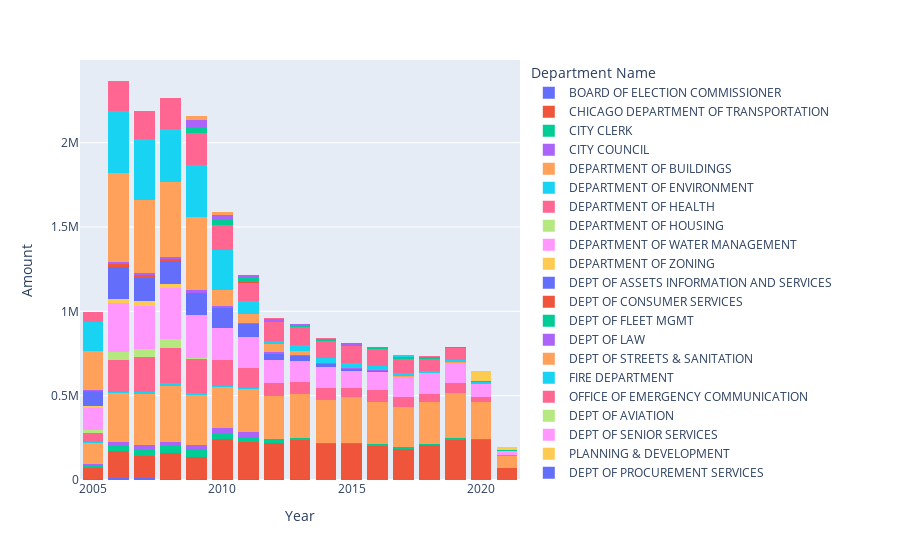

Source (notebook cell):
### Code cell
fig = px.bar(df_year_s, x="Year", y="Amount", color="Department_Name", barmode = 'stack')

fig.update_traces(marker_line_width=0)
fig.show()

### Figure 1 — Plotly figure (JSON) as saved in the notebook; plotly's stock layout.template omitted (floating-point values rounded to 4 significant figures; data arrays with more than 128 entries replaced by an {"elided": "..."} marker saying what was removed)
{"data": [{"alignmentgroup": "True", "hovertemplate": "Department Name=BOARD OF ELECTION COMMISSIONER<br>Year=%{x}<br>Amount=%{y}<extra></extra>", "legendgroup": "BOARD OF ELECTION COMMISSIONER", "marker": {"color": "#636efa", "line": {"width": 0}}, "name": "BOARD OF ELECTION COMMISSIONER", "offsetgroup": "BOARD OF ELECTION COMMISSIONER", "orientation": "v", "showlegend": true, "textposition": "auto", "type": "bar", "x": ["2005-01-01T00:00:00", "2005-01-01T00:00:00", "2005-01-01T00:00:00", "2005-01-01T00:00:00", "2006-01-01T00:00:00", "2006-01-01T00:00:00", "2006-01-01T00:00:00", "2006-01-01T00:00:00", "2007-01-01T00:00:00", "2007-01-01T00:00:00", "2007-01-01T00:00:00", "2007-01-01T00:00:00", "2008-01-01T00:00:00", "2008-01-01T00:00:00", "2008-01-01T00:00:00", "2008-01-01T00:00:00", "2008-01-01T00:00:00", "2009-01-01T00:00:00", "2009-01-01T00:00:00", "2009-01-01T00:00:00", "2009-01-01T00:00:00", "2009-01-01T00:00:00", "2010-01-01T00:00:00", "2010-01-01T00:00:00", "2010-01-01T00:00:00", "2010-01-01T00:00:00", "2010-01-01T00:00:00", "2011-01-01T00:00:00", "2011-01-01T00:00:00", "2011-01-01T00:00:00", "2011-01-01T00:00:00", "2012-01-01T00:00:00", "2012-01-01T00:00:00", "2012-01-01T00:00:00", "2012-01-01T00:00:00", "2013-01-01T00:00:00", "2013-01-01T00:00:00", "2014-01-01T00:00:00", "2014-01-01T00:00:00", "2015-01-01T00:00:00", "2016-01-01T00:00:00", "2017-01-01T00:00:00", "2019-01-01T00:00:00"], "xaxis": "x", "y": [2021.0, 751.1, 622.7, 893.4, 4017.0, 1525.0, 2319.0, 1595.0, 3418.0, 1848.0, 2017.0, 1829.0, 1514.0, 521.8, 1271.0, 1530.0, 1782.0, 2000.0, 111.2, 2526.0, 1412.0, 1616.0, 32.25, 1828.0, 641, 1500.0, 212.5, 394.2, 1650.0, 393.3, 1125.0, 4.44, 2113.0, 890.4, 1246, 402.5, 3032.0, 14.56, 2163.0, 910.6, 1963.0, 1087.0, 0], "yaxis": "y"}, {"alignmentgroup": "True", "hovertemplate": "Department Name=CHICAGO DEPARTMENT OF TRANSPORTATION<br>Year=%{x}<br>Amount=%{y}<extra></extra>", "legendgroup": "CHICAGO DEPARTMENT OF TRANSPORTATION", "marker": {"color": "#EF553B", "line": {"width": 0}}, "name": "CHICAGO DEPARTMENT OF TRANSPORTATION", "offsetgroup": "CHICAGO DEPARTMENT OF TRANSPORTATION", "orientation": "v", "showlegend": true, "textposition": "auto", "type": "bar", "x": {"elided": "327 str values"}, "xaxis": "x", "y": {"elided": "327 float values"}, "yaxis": "y"}, {"alignmentgroup": "True", "hovertemplate": "Department Name=CITY CLERK<br>Year=%{x}<br>Amount=%{y}<extra></extra>", "legendgroup": "CITY CLERK", "marker": {"color": "#00cc96", "line": {"width": 0}}, "name": "CITY CLERK", "offsetgroup": "CITY CLERK", "orientation": "v", "showlegend": true, "textposition": "auto", "type": "bar", "x": ["2005-01-01T00:00:00", "2005-01-01T00:00:00", "2005-01-01T00:00:00", "2005-01-01T00:00:00", "2005-01-01T00:00:00", "2005-01-01T00:00:00", "2006-01-01T00:00:00", "2006-01-01T00:00:00", "2006-01-01T00:00:00", "2006-01-01T00:00:00", "2006-01-01T00:00:00", "2006-01-01T00:00:00", "2007-01-01T00:00:00", "2007-01-01T00:00:00", "2007-01-01T00:00:00", "2007-01-01T00:00:00", "2007-01-01T00:00:00", "2007-01-01T00:00:00", "2008-01-01T00:00:00", "2008-01-01T00:00:00", "2008-01-01T00:00:00", "2008-01-01T00:00:00", "2008-01-01T00:00:00", "2008-01-01T00:00:00", "2009-01-01T00:00:00", "2009-01-01T00:00:00", "2009-01-01T00:00:00", "2009-01-01T00:00:00", "2009-01-01T00:00:00", "2009-01-01T00:00:00", "2009-01-01T00:00:00", "2009-01-01T00:00:00", "2010-01-01T00:00:00", "2010-01-01T00:00:00", "2010-01-01T00:00:00", "2010-01-01T00:00:00", "2010-01-01T00:00:00", "2010-01-01T00:00:00", "2011-01-01T00:00:00", "2011-01-01T00:00:00", "2011-01-01T00:00:00", "2011-01-01T00:00:00", "2011-01-01T00:00:00", "2011-01-01T00:00:00", "2012-01-01T00:00:00", "2012-01-01T00:00:00", "2012-01-01T00:00:00", "2012-01-01T00:00:00", "2012-01-01T00:00:00", "2013-01-01T00:00:00", "2013-01-01T00:00:00", "2013-01-01T00:00:00", "2014-01-01T00:00:00", "2014-01-01T00:00:00", "2014-01-01T00:00:00", "2015-01-01T00:00:00", "2015-01-01T00:00:00", "2016-01-01T00:00:00", "2016-01-01T00:00:00", "2016-01-01T00:00:00", "2017-01-01T00:00:00", "2017-01-01T00:00:00", "2017-01-01T00:00:00", "2018-01-01T00:00:00", "2019-01-01T00:00:00", "2020-01-01T00:00:00", "2021-01-01T00:00:00"], "xaxis": "x", "y": [8582.0, 53.87, 1433.0, 1600, 1600, 1600, 13850.0, 723.8, 4008.0, 3541.0, 3954.0, 4109.0, 13710.0, 3856.0, 4043.0, 3647.0, 4141.0, 4124.0, 17010.0, 4672.0, 5132.0, 4962.0, 4157.0, 4893.0, 21630.0, 5068.0, 801.9, 414.2, 4605.0, 5459.0, 3805.0, 3549.0, 974.0, 5149.0, 13550.0, 4601.0, 5196.0, 4318.0, 5238.0, 779.2, 14770.0, 2596.0, 5316.0, 4258.0, 4958.0, 704.3, 10330.0, 4056.0, 1858.0, 1952.0, 6037.0, 3833.0, 228.8, 3532.0, 3654.0, 2627.0, 3370.0, 5094.0, 131.2, 2896.0, 8485.0, 55.08, 243.5, 7661.0, 9958.0, 5814.0, 3546.0], "yaxis": "y"}, {"alignmentgroup": "True", "hovertemplate": "Department Name=CITY COUNCIL<br>Year=%{x}<br>Amount=%{y}<extra></extra>", "legendgroup": "CITY COUNCIL", "marker": {"color": "#ab63fa", "line": {"width": 0}}, "name": "CITY COUNCIL", "offsetgroup": "CITY COUNCIL", "orientation": "v", "showlegend": true, "textposition": "auto", "type": "bar", "x": ["2005-01-01T00:00:00", "2005-01-01T00:00:00", "2006-01-01T00:00:00", "2006-01-01T00:00:00", "2007-01-01T00:00:00", "2007-01-01T00:00:00", "2008-01-01T00:00:00", "2008-01-01T00:00:00", "2009-01-01T00:00:00", "2009-01-01T00:00:00", "2009-01-01T00:00:00", "2010-01-01T00:00:00", "2010-01-01T00:00:00", "2010-01-01T00:00:00", "2011-01-01T00:00:00", "2011-01-01T00:00:00", "2011-01-01T00:00:00", "2012-01-01T00:00:00", "2012-01-01T00:00:00"], "xaxis": "x", "y": [4215.0, 4907.0, 11540.0, 14450.0, 8506.0, 18310.0, 8203.0, 19810.0, 700, 7602.0, 19210.0, 4200, 7132.0, 19110.0, 4068.0, 4542.0, 17770.0, 545.0, 2100], "yaxis": "y"}, {"alignmentgroup": "True", "hovertemplate": "Department Name=DEPARTMENT OF BUILDINGS<br>Year=%{x}<br>Amount=%{y}<extra></extra>", "legendgroup": "DEPARTMENT OF BUILDINGS", "marker": {"color": "#FFA15A", "line": {"width": 0}}, "name": "DEPARTMENT OF BUILDINGS", "offsetgroup": "DEPARTMENT OF BUILDINGS", "orientation": "v", "showlegend": true, "textposition": "auto", "type": "bar", "x": {"elided": "208 str values"}, "xaxis": "x", "y": {"elided": "208 float values"}, "yaxis": "y"}, {"alignmentgroup": "True", "hovertemplate": "Department Name=DEPARTMENT OF ENVIRONMENT<br>Year=%{x}<br>Amount=%{y}<extra></extra>", "legendgroup": "DEPARTMENT OF ENVIRONMENT", "marker": {"color": "#19d3f3", "line": {"width": 0}}, "name": "DEPARTMENT OF ENVIRONMENT", "offsetgroup": "DEPARTMENT OF ENVIRONMENT", "orientation": "v", "showlegend": true, "textposition": "auto", "type": "bar", "x": ["2005-01-01T00:00:00", "2005-01-01T00:00:00", "2005-01-01T00:00:00", "2005-01-01T00:00:00", "2005-01-01T00:00:00", "2005-01-01T00:00:00", "2005-01-01T00:00:00", "2005-01-01T00:00:00", "2005-01-01T00:00:00", "2005-01-01T00:00:00", "2005-01-01T00:00:00", "2005-01-01T00:00:00", "2006-01-01T00:00:00", "2006-01-01T00:00:00", "2006-01-01T00:00:00", "2006-01-01T00:00:00", "2006-01-01T00:00:00", "2006-01-01T00:00:00", "2006-01-01T00:00:00", "2006-01-01T00:00:00", "2007-01-01T00:00:00", "2007-01-01T00:00:00", "2007-01-01T00:00:00", "2007-01-01T00:00:00", "2007-01-01T00:00:00", "2007-01-01T00:00:00", "2007-01-01T00:00:00", "2007-01-01T00:00:00", "2008-01-01T00:00:00", "2008-01-01T00:00:00", "2008-01-01T00:00:00", "2008-01-01T00:00:00", "2008-01-01T00:00:00", "2009-01-01T00:00:00", "2009-01-01T00:00:00", "2009-01-01T00:00:00", "2009-01-01T00:00:00", "2009-01-01T00:00:00", "2009-01-01T00:00:00", "2010-01-01T00:00:00", "2010-01-01T00:00:00", "2010-01-01T00:00:00", "2010-01-01T00:00:00", "2010-01-01T00:00:00", "2010-01-01T00:00:00", "2010-01-01T00:00:00", "2011-01-01T00:00:00", "2011-01-01T00:00:00", "2011-01-01T00:00:00", "2011-01-01T00:00:00"], "xaxis": "x", "y": [113.5, 56.02, 31.53, 22.31, 255.5, 98.46, 413.9, 121.1, 12.96, 128.8, 250, 376.5, 216.7, 110.4, 979.9, 146.4, 721.8, 161.5, 1570.0, 12.02, 340.9, 266.3, 159.6, 251.2, 686.0, 373, 9303.0, 88.76, 157.3, 1018.0, 198.3, 13310.0, 104.5, 155.3, 2974.0, 1153.0, 473.5, 4042.0, 181.9, 92.4, 3217, 671.5, 37.3, 2145.0, 22, 197.5, 2402.0, 202.5, 1335.0, 132.8], "yaxis": "y"}, {"alignmentgroup": "True", "hovertemplate": "Department Name=DEPARTMENT OF HEALTH<br>Year=%{x}<br>Amount=%{y}<extra></extra>", "legendgroup": "DEPARTMENT OF HEALTH", "marker": {"color": "#FF6692", "line": {"width": 0}}, "name": "DEPARTMENT OF HEALTH", "offsetgroup": "DEPARTMENT OF HEALTH", "orientation": "v", "showlegend": true, "textposition": "auto", "type": "bar", "x": {"elided": "309 str values"}, "xaxis": "x", "y": {"elided": "309 float values"}, "yaxis": "y"}, {"alignmentgroup": "True", "hovertemplate": "Department Name=DEPARTMENT OF HOUSING<br>Year=%{x}<br>Amount=%{y}<extra></extra>", "legendgroup": "DEPARTMENT OF HOUSING", "marker": {"color": "#B6E880", "line": {"width": 0}}, "name": "DEPARTMENT OF HOUSING", "offsetgroup": "DEPARTMENT OF HOUSING", "orientation": "v", "showlegend": true, "textposition": "auto", "type": "bar", "x": ["2005-01-01T00:00:00", "2005-01-01T00:00:00", "2005-01-01T00:00:00", "2005-01-01T00:00:00", "2006-01-01T00:00:00", "2006-01-01T00:00:00", "2006-01-01T00:00:00", "2006-01-01T00:00:00", "2006-01-01T00:00:00", "2007-01-01T00:00:00", "2007-01-01T00:00:00", "2007-01-01T00:00:00", "2007-01-01T00:00:00", "2008-01-01T00:00:00", "2008-01-01T00:00:00", "2008-01-01T00:00:00", "2008-01-01T00:00:00", "2009-01-01T00:00:00", "2009-01-01T00:00:00", "2009-01-01T00:00:00", "2019-01-01T00:00:00", "2020-01-01T00:00:00"], "xaxis": "x", "y": [1184.0, 14800.0, 3000, 0, 350, 3712.0, 687.8, 30860.0, 8118.0, 4076.0, 350, 30830.0, 11290.0, 4728.0, 456.9, 29810.0, 13970.0, 296.0, 1993.0, 907.4, 3212.0, 1008.0], "yaxis": "y"}, {"alignmentgroup": "True", "hovertemplate": "Department Name=DEPARTMENT OF WATER MANAGEMENT<br>Year=%{x}<br>Amount=%{y}<extra></extra>", "legendgroup": "DEPARTMENT OF WATER MANAGEMENT", "marker": {"color": "#FF97FF", "line": {"width": 0}}, "name": "DEPARTMENT OF WATER MANAGEMENT", "offsetgroup": "DEPARTMENT OF WATER MANAGEMENT", "orientation": "v", "showlegend": true, "textposition": "auto", "type": "bar", "x": {"elided": "229 str values"}, "xaxis": "x", "y": {"elided": "229 float values"}, "yaxis": "y"}, {"alignmentgroup": "True", "hovertemplate": "Department Name=DEPARTMENT OF ZONING<br>Year=%{x}<br>Amount=%{y}<extra></extra>", "legendgroup": "DEPARTMENT OF ZONING", "marker": {"color": "#FECB52", "line": {"width": 0}}, "name": "DEPARTMENT OF ZONING", "offsetgroup": "DEPARTMENT OF ZONING", "orientation": "v", "showlegend": true, "textposition": "auto", "type": "bar", "x": ["2005-01-01T00:00:00", "2005-01-01T00:00:00", "2006-01-01T00:00:00", "2007-01-01T00:00:00", "2008-01-01T00:00:00", "2009-01-01T00:00:00"], "xaxis": "x", "y": [54.95, 11770.0, 26020.0, 27040.0, 23510.0, 1503.0], "yaxis": "y"}, {"alignmentgroup": "True", "hovertemplate": "Department Name=DEPT OF ASSETS INFORMATION AND SERVICES<br>Year=%{x}<br>Amount=%{y}<extra></extra>", "legendgroup": "DEPT OF ASSETS INFORMATION AND SERVICES", "marker": {"color": "#636efa", "line": {"width": 0}}, "name": "DEPT OF ASSETS INFORMATION AND SERVICES", "offsetgroup": "DEPT OF ASSETS INFORMATION AND SERVICES", "orientation": "v", "showlegend": true, "textposition": "auto", "type": "bar", "x": {"elided": "199 str values"}, "xaxis": "x", "y": {"elided": "199 float values"}, "yaxis": "y"}, {"alignmentgroup": "True", "hovertemplate": "Department Name=DEPT OF CONSUMER SERVICES<br>Year=%{x}<br>Amount=%{y}<extra></extra>", "legendgroup": "DEPT OF CONSUMER SERVICES", "marker": {"color": "#EF553B", "line": {"width": 0}}, "name": "DEPT OF CONSUMER SERVICES", "offsetgroup": "DEPT OF CONSUMER SERVICES", "orientation": "v", "showlegend": true, "textposition": "auto", "type": "bar", "x": ["2005-01-01T00:00:00", "2005-01-01T00:00:00", "2005-01-01T00:00:00", "2005-01-01T00:00:00", "2005-01-01T00:00:00", "2005-01-01T00:00:00", "2005-01-01T00:00:00", "2005-01-01T00:00:00", "2005-01-01T00:00:00", "2005-01-01T00:00:00", "2006-01-01T00:00:00", "2006-01-01T00:00:00", "2006-01-01T00:00:00", "2006-01-01T00:00:00", "2006-01-01T00:00:00", "2006-01-01T00:00:00", "2006-01-01T00:00:00", "2006-01-01T00:00:00", "2007-01-01T00:00:00", "2007-01-01T00:00:00", "2007-01-01T00:00:00", "2007-01-01T00:00:00", "2007-01-01T00:00:00", "2007-01-01T00:00:00", "2007-01-01T00:00:00", "2007-01-01T00:00:00", "2008-01-01T00:00:00", "2008-01-01T00:00:00", "2008-01-01T00:00:00", "2008-01-01T00:00:00", "2008-01-01T00:00:00", "2009-01-01T00:00:00", "2009-01-01T00:00:00", "2009-01-01T00:00:00"], "xaxis": "x", "y": [22.07, 1156.0, 4611.0, 1110.0, 7.28, 48.26, 793, 500, 338.1, 31.19, 4666.0, 7229.0, 713.2, 904.5, 20.92, 0, 1897.0, 199.2, 6125.0, 7950.0, 944.9, 196.7, 252.7, 64.08, 1300.0, 299.3, 4758.0, 7322.0, 412.6, 116.1, 681.0, 436.7, 618.4, 114.1], "yaxis": "y"}, {"alignmentgroup": "True", "hovertemplate": "Department Name=DEPT OF FLEET MGMT<br>Year=%{x}<br>Amount=%{y}<extra></extra>", "legendgroup": "DEPT OF FLEET MGMT", "marker": {"color": "#00cc96", "line": {"width": 0}}, "name": "DEPT OF FLEET MGMT", "offsetgroup": "DEPT OF FLEET MGMT", "orientation": "v", "showlegend": true, "textposition": "auto", "type": "bar", "x": ["2005-01-01T00:00:00", "2005-01-01T00:00:00", "2005-01-01T00:00:00", "2008-01-01T00:00:00"], "xaxis": "x", "y": [308.7, 410.0, 250, 8.79], "yaxis": "y"}, {"alignmentgroup": "True", "hovertemplate": "Department Name=DEPT OF LAW<br>Year=%{x}<br>Amount=%{y}<extra></extra>", "legendgroup": "DEPT OF LAW", "marker": {"color": "#ab63fa", "line": {"width": 0}}, "name": "DEPT OF LAW", "offsetgroup": "DEPT OF LAW", "orientation": "v", "showlegend": true, "textposition": "auto", "type": "bar", "x": ["2005-01-01T00:00:00", "2005-01-01T00:00:00", "2005-01-01T00:00:00", "2005-01-01T00:00:00", "2005-01-01T00:00:00", "2006-01-01T00:00:00", "2006-01-01T00:00:00", "2006-01-01T00:00:00", "2006-01-01T00:00:00", "2006-01-01T00:00:00", "2006-01-01T00:00:00", "2007-01-01T00:00:00", "2007-01-01T00:00:00", "2007-01-01T00:00:00", "2007-01-01T00:00:00", "2008-01-01T00:00:00", "2008-01-01T00:00:00", "2008-01-01T00:00:00", "2008-01-01T00:00:00", "2008-01-01T00:00:00", "2008-01-01T00:00:00", "2009-01-01T00:00:00", "2009-01-01T00:00:00", "2009-01-01T00:00:00", "2009-01-01T00:00:00", "2009-01-01T00:00:00", "2009-01-01T00:00:00", "2010-01-01T00:00:00", "2010-01-01T00:00:00", "2010-01-01T00:00:00", "2010-01-01T00:00:00", "2010-01-01T00:00:00", "2010-01-01T00:00:00", "2011-01-01T00:00:00", "2011-01-01T00:00:00", "2011-01-01T00:00:00", "2011-01-01T00:00:00", "2011-01-01T00:00:00", "2011-01-01T00:00:00", "2011-01-01T00:00:00", "2012-01-01T00:00:00", "2012-01-01T00:00:00", "2012-01-01T00:00:00", "2012-01-01T00:00:00", "2012-01-01T00:00:00", "2013-01-01T00:00:00", "2013-01-01T00:00:00", "2013-01-01T00:00:00", "2013-01-01T00:00:00", "2014-01-01T00:00:00", "2014-01-01T00:00:00", "2014-01-01T00:00:00", "2014-01-01T00:00:00", "2015-01-01T00:00:00", "2015-01-01T00:00:00", "2015-01-01T00:00:00", "2016-01-01T00:00:00", "2016-01-01T00:00:00", "2016-01-01T00:00:00", "2017-01-01T00:00:00", "2017-01-01T00:00:00", "2017-01-01T00:00:00", "2018-01-01T00:00:00", "2018-01-01T00:00:00", "2018-01-01T00:00:00", "2018-01-01T00:00:00", "2019-01-01T00:00:00"], "xaxis": "x", "y": [2942.0, 359.3, 52.38, 27.42, 0, 8160.0, 897.4, 493.4, 8.1, 20.3, 0, 8761.0, 1771.0, 709.6, 20.08, 7201.0, 2865.0, 18.81, 304.7, 0, 31.59, 10080.0, 3628.0, 188.6, 324.1, 13.48, 71.78, 8240.0, 3424.0, 62.75, 66.13, 129.7, 36.1, 4458.0, 2743.0, 22.71, 19.14, 18.87, 2156.0, 863.1, 3081.0, 1668.0, 102.3, 4008.0, 877.6, 2825.0, 814.8, 133.2, 690.6, 3719.0, 310.7, 47.58, 768.3, 2441.0, 946.1, 141.5, 528.2, 492.3, 100.2, 560.2, 289.8, 90.38, 429.3, 21.4, 18.89, 201.9, 9.86], "yaxis": "y"}, {"alignmentgroup": "True", "hovertemplate": "Department Name=DEPT OF STREETS & SANITATION<br>Year=%{x}<br>Amount=%{y}<extra></extra>", "legendgroup": "DEPT OF STREETS & SANITATION", "marker": {"color": "#FFA15A", "line": {"width": 0}}, "name": "DEPT OF STREETS & SANITATION", "offsetgroup": "DEPT OF STREETS & SANITATION", "orientation": "v", "showlegend": true, "textposition": "auto", "type": "bar", "x": {"elided": "228 str values"}, "xaxis": "x", "y": {"elided": "228 float values"}, "yaxis": "y"}, {"alignmentgroup": "True", "hovertemplate": "Department Name=FIRE DEPARTMENT<br>Year=%{x}<br>Amount=%{y}<extra></extra>", "legendgroup": "FIRE DEPARTMENT", "marker": {"color": "#19d3f3", "line": {"width": 0}}, "name": "FIRE DEPARTMENT", "offsetgroup": "FIRE DEPARTMENT", "orientation": "v", "showlegend": true, "textposition": "auto", "type": "bar", "x": {"elided": "211 str values"}, "xaxis": "x", "y": {"elided": "211 float values"}, "yaxis": "y"}, {"alignmentgroup": "True", "hovertemplate": "Department Name=OFFICE OF EMERGENCY COMMUNICATION<br>Year=%{x}<br>Amount=%{y}<extra></extra>", "legendgroup": "OFFICE OF EMERGENCY COMMUNICATION", "marker": {"color": "#FF6692", "line": {"width": 0}}, "name": "OFFICE OF EMERGENCY COMMUNICATION", "offsetgroup": "OFFICE OF EMERGENCY COMMUNICATION", "orientation": "v", "showlegend": true, "textposition": "auto", "type": "bar", "x": ["2005-01-01T00:00:00", "2005-01-01T00:00:00", "2005-01-01T00:00:00", "2005-01-01T00:00:00", "2005-01-01T00:00:00", "2005-01-01T00:00:00", "2005-01-01T00:00:00", "2005-01-01T00:00:00", "2005-01-01T00:00:00", "2006-01-01T00:00:00", "2006-01-01T00:00:00", "2006-01-01T00:00:00", "2006-01-01T00:00:00", "2006-01-01T00:00:00", "2006-01-01T00:00:00", "2006-01-01T00:00:00", "2006-01-01T00:00:00", "2006-01-01T00:00:00", "2006-01-01T00:00:00", "2007-01-01T00:00:00", "2007-01-01T00:00:00", "2007-01-01T00:00:00", "2007-01-01T00:00:00", "2007-01-01T00:00:00", "2007-01-01T00:00:00", "2007-01-01T00:00:00", "2007-01-01T00:00:00", "2007-01-01T00:00:00", "2007-01-01T00:00:00", "2008-01-01T00:00:00", "2008-01-01T00:00:00", "2008-01-01T00:00:00", "2008-01-01T00:00:00", "2008-01-01T00:00:00", "2008-01-01T00:00:00", "2008-01-01T00:00:00", "2008-01-01T00:00:00", "2008-01-01T00:00:00", "2009-01-01T00:00:00", "2009-01-01T00:00:00", "2009-01-01T00:00:00", "2009-01-01T00:00:00", "2009-01-01T00:00:00", "2009-01-01T00:00:00", "2009-01-01T00:00:00", "2010-01-01T00:00:00", "2010-01-01T00:00:00", "2010-01-01T00:00:00", "2010-01-01T00:00:00", "2010-01-01T00:00:00", "2010-01-01T00:00:00", "2011-01-01T00:00:00", "2011-01-01T00:00:00", "2011-01-01T00:00:00", "2011-01-01T00:00:00", "2011-01-01T00:00:00", "2011-01-01T00:00:00", "2012-01-01T00:00:00", "2012-01-01T00:00:00", "2012-01-01T00:00:00", "2012-01-01T00:00:00", "2012-01-01T00:00:00", "2013-01-01T00:00:00", "2013-01-01T00:00:00", "2013-01-01T00:00:00", "2013-01-01T00:00:00", "2013-01-01T00:00:00", "2014-01-01T00:00:00", "2014-01-01T00:00:00", "2014-01-01T00:00:00", "2014-01-01T00:00:00", "2014-01-01T00:00:00", "2015-01-01T00:00:00", "2015-01-01T00:00:00", "2015-01-01T00:00:00", "2015-01-01T00:00:00", "2015-01-01T00:00:00", "2016-01-01T00:00:00", "2016-01-01T00:00:00", "2016-01-01T00:00:00", "2016-01-01T00:00:00", "2016-01-01T00:00:00", "2017-01-01T00:00:00", "2017-01-01T00:00:00", "2017-01-01T00:00:00", "2017-01-01T00:00:00", "2017-01-01T00:00:00", "2018-01-01T00:00:00", "2018-01-01T00:00:00", "2018-01-01T00:00:00", "2018-01-01T00:00:00", "2018-01-01T00:00:00", "2018-01-01T00:00:00", "2019-01-01T00:00:00", "2019-01-01T00:00:00", "2019-01-01T00:00:00", "2019-01-01T00:00:00", "2019-01-01T00:00:00", "2019-01-01T00:00:00", "2020-01-01T00:00:00", "2020-01-01T00:00:00", "2020-01-01T00:00:00", "2020-01-01T00:00:00"], "xaxis": "x", "y": [1600, 8225.0, 4250, 1288.0, 41160.0, 2867.0, 1500, 24.82, 0, 4048.0, 26640.0, 841.1, 12500.0, 3235.0, 117800.0, 8405.0, 785.9, 1441.0, 60.08, 4159.0, 23860.0, 1486.0, 12150.0, 2188.0, 113900.0, 6827.0, 0, 1661.0, 74.32, 4650, 27720.0, 827.7, 13040.0, 132700.0, 4893.0, 596.9, 20.48, 328.2, 4900.0, 30450.0, 9072.0, 472.5, 142400.0, 5449.0, 213.0, 2092.0, 20490.0, 2700.0, 1074.0, 115700.0, 5548.0, 600.2, 14290.0, 2134.0, 26.5, 86240.0, 5266.0, 601.1, 15780.0, 3074.0, 83600.0, 5289.0, 548.7, 15400.0, 2490.0, 83970.0, 4979.0, 480.1, 11220.0, 891.8, 79980.0, 5634.0, 385.9, 8823.0, 1265.0, 83810.0, 5981.0, 331.4, 11600.0, 2453.0, 81730.0, 5643.0, 341.0, 12370.0, 464.0, 66170.0, 5062.0, 243.7, 9192.0, 2032.0, 301.2, 51430.0, 4625.0, 0, 409.9, 7298.0, 4104.0, 51620.0, 3031.0, 23.78, 334.1, 272.0, 3545.0], "yaxis": "y"}, {"alignmentgroup": "True", "hovertemplate": "Department Name=DEPT OF AVIATION<br>Year=%{x}<br>Amount=%{y}<extra></extra>", "legendgroup": "DEPT OF AVIATION", "marker": {"color": "#B6E880", "line": {"width": 0}}, "name": "DEPT OF AVIATION", "offsetgroup": "DEPT OF AVIATION", "orientation": "v", "showlegend": true, "textposition": "auto", "type": "bar", "x": ["2006-01-01T00:00:00", "2009-01-01T00:00:00", "2014-01-01T00:00:00", "2014-01-01T00:00:00"], "xaxis": "x", "y": [223.4, 218.2, 6.72, 240.4], "yaxis": "y"}, {"alignmentgroup": "True", "hovertemplate": "Department Name=DEPT OF SENIOR SERVICES<br>Year=%{x}<br>Amount=%{y}<extra></extra>", "legendgroup": "DEPT OF SENIOR SERVICES", "marker": {"color": "#FF97FF", "line": {"width": 0}}, "name": "DEPT OF SENIOR SERVICES", "offsetgroup": "DEPT OF SENIOR SERVICES", "orientation": "v", "showlegend": true, "textposition": "auto", "type": "bar", "x": ["2006-01-01T00:00:00"], "xaxis": "x", "y": [105.9], "yaxis": "y"}, {"alignmentgroup": "True", "hovertemplate": "Department Name=PLANNING & DEVELOPMENT<br>Year=%{x}<br>Amount=%{y}<extra></extra>", "legendgroup": "PLANNING & DEVELOPMENT", "marker": {"color": "#FECB52", "line": {"width": 0}}, "name": "PLANNING & DEVELOPMENT", "offsetgroup": "PLANNING & DEVELOPMENT", "orientation": "v", "showlegend": true, "textposition": "auto", "type": "bar", "x": ["2006-01-01T00:00:00"], "xaxis": "x", "y": [0], "yaxis": "y"}, {"alignmentgroup": "True", "hovertemplate": "Department Name=DEPT OF PROCUREMENT SERVICES<br>Year=%{x}<br>Amount=%{y}<extra></extra>", "legendgroup": "DEPT OF PROCUREMENT SERVICES", "marker": {"color": "#636efa", "line": {"width": 0}}, "name": "DEPT OF PROCUREMENT SERVICES", "offsetgroup": "DEPT OF PROCUREMENT SERVICES", "orientation": "v", "showlegend": true, "textposition": "auto", "type": "bar", "x": ["2007-01-01T00:00:00", "2017-01-01T00:00:00"], "xaxis": "x", "y": [0, 99.52], "yaxis": "y"}, {"alignmentgroup": "True", "hovertemplate": "Department Name=DEPARTMENT OF REVENUE<br>Year=%{x}<br>Amount=%{y}<extra></extra>", "legendgroup": "DEPARTMENT OF REVENUE", "marker": {"color": "#EF553B", "line": {"width": 0}}, "name": "DEPARTMENT OF REVENUE", "offsetgroup": "DEPARTMENT OF REVENUE", "orientation": "v", "showlegend": true, "textposition": "auto", "type": "bar", "x": ["2009-01-01T00:00:00", "2010-01-01T00:00:00", "2010-01-01T00:00:00", "2010-01-01T00:00:00", "2011-01-01T00:00:00", "2011-01-01T00:00:00", "2011-01-01T00:00:00", "2011-01-01T00:00:00", "2011-01-01T00:00:00", "2011-01-01T00:00:00", "2012-01-01T00:00:00", "2012-01-01T00:00:00"], "xaxis": "x", "y": [151.2, 465.5, 20, 180.5, 16.65, 13.88, 4372.0, 808.5, 216.5, 51.07, 372.4, 81.59], "yaxis": "y"}, {"alignmentgroup": "True", "hovertemplate": "Department Name=DEPT OF BUSINESS AFFAIRS & CONSUMER PROTECTION<br>Year=%{x}<br>Amount=%{y}<extra></extra>", "legendgroup": "DEPT OF BUSINESS AFFAIRS & CONSUMER PROTECTION", "marker": {"color": "#00cc96", "line": {"width": 0}}, "name": "DEPT OF BUSINESS AFFAIRS & CONSUMER PROTECTION", "offsetgroup": "DEPT OF BUSINESS AFFAIRS & CONSUMER PROTECTION", "orientation": "v", "showlegend": true, "textposition": "auto", "type": "bar", "x": ["2009-01-01T00:00:00", "2009-01-01T00:00:00", "2009-01-01T00:00:00", "2009-01-01T00:00:00", "2009-01-01T00:00:00", "2009-01-01T00:00:00", "2009-01-01T00:00:00", "2009-01-01T00:00:00", "2009-01-01T00:00:00", "2009-01-01T00:00:00", "2009-01-01T00:00:00", "2010-01-01T00:00:00", "2010-01-01T00:00:00", "2010-01-01T00:00:00", "2010-01-01T00:00:00", "2010-01-01T00:00:00", "2010-01-01T00:00:00", "2010-01-01T00:00:00", "2010-01-01T00:00:00", "2011-01-01T00:00:00", "2011-01-01T00:00:00", "2011-01-01T00:00:00", "2011-01-01T00:00:00", "2011-01-01T00:00:00", "2011-01-01T00:00:00", "2011-01-01T00:00:00", "2011-01-01T00:00:00", "2011-01-01T00:00:00", "2012-01-01T00:00:00", "2012-01-01T00:00:00", "2012-01-01T00:00:00", "2012-01-01T00:00:00", "2012-01-01T00:00:00", "2012-01-01T00:00:00", "2012-01-01T00:00:00", "2013-01-01T00:00:00", "2013-01-01T00:00:00", "2013-01-01T00:00:00", "2014-01-01T00:00:00", "2014-01-01T00:00:00", "2014-01-01T00:00:00", "2015-01-01T00:00:00", "2015-01-01T00:00:00", "2016-01-01T00:00:00", "2016-01-01T00:00:00", "2017-01-01T00:00:00", "2017-01-01T00:00:00", "2017-01-01T00:00:00", "2018-01-01T00:00:00", "2018-01-01T00:00:00", "2018-01-01T00:00:00", "2019-01-01T00:00:00", "2020-01-01T00:00:00", "2021-01-01T00:00:00"], "xaxis": "x", "y": [3368.0, 6302.0, 24.75, 9.9, 150.5, 175.4, 149.7, 7518.0, 19170.0, 100.1, 27.5, 2101.0, 6210.0, 17.6, 21.7, 225.1, 3172.0, 17760.0, 66.5, 2085.0, 5230.0, 14.28, 174.5, 109.2, 3119.0, 11380.0, 14, 95.45, 46.07, 546.7, 4.44, 2786.0, 7457.0, 8.88, 10.55, 61.59, 1974.0, 3907.0, 32.48, 1703.0, 4873.0, 740.5, 3920.0, 1420.0, 2746.0, 3441.0, 4754.0, 96.31, 6424.0, 116.1, 394.3, 6011.0, 2258.0, 2098.0], "yaxis": "y"}, {"alignmentgroup": "True", "hovertemplate": "Department Name=DEPT OF PLANNING & DEVELOPMENT<br>Year=%{x}<br>Amount=%{y}<extra></extra>", "legendgroup": "DEPT OF PLANNING & DEVELOPMENT", "marker": {"color": "#ab63fa", "line": {"width": 0}}, "name": "DEPT OF PLANNING & DEVELOPMENT", "offsetgroup": "DEPT OF PLANNING & DEVELOPMENT", "orientation": "v", "showlegend": true, "textposition": "auto", "type": "bar", "x": ["2009-01-01T00:00:00", "2009-01-01T00:00:00", "2009-01-01T00:00:00", "2009-01-01T00:00:00", "2009-01-01T00:00:00", "2009-01-01T00:00:00", "2010-01-01T00:00:00", "2010-01-01T00:00:00", "2010-01-01T00:00:00", "2010-01-01T00:00:00", "2010-01-01T00:00:00", "2011-01-01T00:00:00", "2011-01-01T00:00:00", "2011-01-01T00:00:00", "2012-01-01T00:00:00", "2012-01-01T00:00:00", "2013-01-01T00:00:00", "2014-01-01T00:00:00", "2014-01-01T00:00:00", "2015-01-01T00:00:00", "2015-01-01T00:00:00", "2016-01-01T00:00:00", "2016-01-01T00:00:00", "2017-01-01T00:00:00", "2017-01-01T00:00:00", "2018-01-01T00:00:00", "2019-01-01T00:00:00"], "xaxis": "x", "y": [55.39, 4481.0, 292.6, 925.6, 25830.0, 9791.0, 0, 3867.0, 508.1, 22490.0, 6286.0, 1753.0, 1929.0, 15250.0, 57.72, 12090.0, 11510.0, 1467.0, 8688.0, 1202.0, 10350.0, 1250.0, 6998.0, 65.88, 2514.0, 4101.0, 184.2], "yaxis": "y"}, {"alignmentgroup": "True", "hovertemplate": "Department Name=DEPT OF ZONING & LAND USE PLANNING<br>Year=%{x}<br>Amount=%{y}<extra></extra>", "legendgroup": "DEPT OF ZONING & LAND USE PLANNING", "marker": {"color": "#FFA15A", "line": {"width": 0}}, "name": "DEPT OF ZONING & LAND USE PLANNING", "offsetgroup": "DEPT OF ZONING & LAND USE PLANNING", "orientation": "v", "showlegend": true, "textposition": "auto", "type": "bar", "x": ["2009-01-01T00:00:00", "2010-01-01T00:00:00", "2011-01-01T00:00:00"], "xaxis": "x", "y": [20130.0, 15590.0, 730.2], "yaxis": "y"}, {"alignmentgroup": "True", "hovertemplate": "Department Name=DEPT OF FAMILY AND SUPPORT SERVICES<br>Year=%{x}<br>Amount=%{y}<extra></extra>", "legendgroup": "DEPT OF FAMILY AND SUPPORT SERVICES", "marker": {"color": "#19d3f3", "line": {"width": 0}}, "name": "DEPT OF FAMILY AND SUPPORT SERVICES", "offsetgroup": "DEPT OF FAMILY AND SUPPORT SERVICES", "orientation": "v", "showlegend": true, "textposition": "auto", "type": "bar", "x": ["2010-01-01T00:00:00", "2017-01-01T00:00:00", "2017-01-01T00:00:00", "2017-01-01T00:00:00", "2017-01-01T00:00:00", "2017-01-01T00:00:00", "2017-01-01T00:00:00", "2018-01-01T00:00:00", "2018-01-01T00:00:00", "2018-01-01T00:00:00", "2018-01-01T00:00:00", "2018-01-01T00:00:00", "2019-01-01T00:00:00", "2019-01-01T00:00:00", "2019-01-01T00:00:00", "2019-01-01T00:00:00", "2019-01-01T00:00:00", "2019-01-01T00:00:00", "2020-01-01T00:00:00", "2020-01-01T00:00:00", "2020-01-01T00:00:00", "2020-01-01T00:00:00", "2020-01-01T00:00:00", "2020-01-01T00:00:00", "2021-01-01T00:00:00"], "xaxis": "x", "y": [85.25, 1524.0, 784.3, 3659.0, 298.3, 8.03, 1213.0, 1100.0, 884.6, 1123.0, 346.1, 667.4, 1180.0, 647.7, 1096.0, 90.31, 154.5, 643.5, 457.9, 143.9, 351.4, 70.76, 143.3, 113.3, 529], "yaxis": "y"}, {"alignmentgroup": "True", "hovertemplate": "Department Name=DEPARTMENT OF FINANCE<br>Year=%{x}<br>Amount=%{y}<extra></extra>", "legendgroup": "DEPARTMENT OF FINANCE", "marker": {"color": "#FF6692", "line": {"width": 0}}, "name": "DEPARTMENT OF FINANCE", "offsetgroup": "DEPARTMENT OF FINANCE", "orientation": "v", "showlegend": true, "textposition": "auto", "type": "bar", "x": ["2012-01-01T00:00:00", "2012-01-01T00:00:00", "2012-01-01T00:00:00", "2012-01-01T00:00:00", "2012-01-01T00:00:00", "2013-01-01T00:00:00", "2013-01-01T00:00:00", "2013-01-01T00:00:00", "2014-01-01T00:00:00", "2014-01-01T00:00:00", "2014-01-01T00:00:00", "2015-01-01T00:00:00", "2015-01-01T00:00:00", "2015-01-01T00:00:00", "2016-01-01T00:00:00", "2016-01-01T00:00:00", "2016-01-01T00:00:00", "2017-01-01T00:00:00", "2017-01-01T00:00:00", "2017-01-01T00:00:00", "2017-01-01T00:00:00", "2018-01-01T00:00:00", "2018-01-01T00:00:00", "2018-01-01T00:00:00", "2018-01-01T00:00:00", "2018-01-01T00:00:00", "2019-01-01T00:00:00", "2020-01-01T00:00:00", "2021-01-01T00:00:00"], "xaxis": "x", "y": [158.5, 24.75, 2988.0, 510.8, 68.83, 170.0, 949.3, 171.4, 64.42, 548.0, 30.8, 27.6, 764.3, 418.6, 84.78, 325.5, 64.13, 448.8, 165.9, 10.17, 80.25, 104.6, 173.9, 171.3, 368.9, 32.42, 17.4, 13.8, 17.25], "yaxis": "y"}, {"alignmentgroup": "True", "hovertemplate": "Department Name=COMM ON ANIMAL CARE & CONTROL<br>Year=%{x}<br>Amount=%{y}<extra></extra>", "legendgroup": "COMM ON ANIMAL CARE & CONTROL", "marker": {"color": "#B6E880", "line": {"width": 0}}, "name": "COMM ON ANIMAL CARE & CONTROL", "offsetgroup": "COMM ON ANIMAL CARE & CONTROL", "orientation": "v", "showlegend": true, "textposition": "auto", "type": "bar", "x": ["2018-01-01T00:00:00"], "xaxis": "x", "y": [210.9], "yaxis": "y"}, {"alignmentgroup": "True", "hovertemplate": "Department Name=OFFICE OF INSPECTOR GENERAL<br>Year=%{x}<br>Amount=%{y}<extra></extra>", "legendgroup": "OFFICE OF INSPECTOR GENERAL", "marker": {"color": "#FF97FF", "line": {"width": 0}}, "name": "OFFICE OF INSPECTOR GENERAL", "offsetgroup": "OFFICE OF INSPECTOR GENERAL", "orientation": "v", "showlegend": true, "textposition": "auto", "type": "bar", "x": ["2020-01-01T00:00:00"], "xaxis": "x", "y": [19.55], "yaxis": "y"}, {"alignmentgroup": "True", "hovertemplate": "Department Name=OFFICE OF PUBLIC SAFETY ADMINISTRATION<br>Year=%{x}<br>Amount=%{y}<extra></extra>", "legendgroup": "OFFICE OF PUBLIC SAFETY ADMINISTRATION", "marker": {"color": "#FECB52", "line": {"width": 0}}, "name": "OFFICE OF PUBLIC SAFETY ADMINISTRATION", "offsetgroup": "OFFICE OF PUBLIC SAFETY ADMINISTRATION", "orientation": "v", "showlegend": true, "textposition": "auto", "type": "bar", "x": ["2020-01-01T00:00:00", "2020-01-01T00:00:00", "2020-01-01T00:00:00", "2020-01-01T00:00:00", "2020-01-01T00:00:00", "2020-01-01T00:00:00", "2021-01-01T00:00:00", "2021-01-01T00:00:00", "2021-01-01T00:00:00", "2021-01-01T00:00:00", "2021-01-01T00:00:00"], "xaxis": "x", "y": [430.1, 3838.0, 1737.0, 14.38, 50860.0, 340.8, 78.83, 1103.0, 468.5, 304.4, 16900.0], "yaxis": "y"}], "layout": {"barmode": "stack", "legend": {"title": {"text": "Department Name"}, "tracegroupgap": 0}, "margin": {"t": 60}, "xaxis": {"anchor": "y", "domain": [0, 1], "title": {"text": "Year"}}, "yaxis": {"anchor": "x", "domain": [0, 1], "title": {"text": "Amount"}}}}
